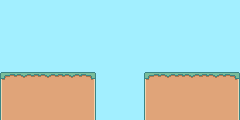

This game map was drawn from its Tiled (.tmx) file and the tilesets committed beside it. A one-line description and the trimmed map source follow:
An orthogonal 10x5 tile map with 24x24 px tiles, 2 tile layers (background, floor), 1 hidden layer not drawn.

<map version="1.0" orientation="orthogonal" renderorder="right-down" width="10" height="5" tilewidth="24" tileheight="24" nextobjectid="10">
 <tileset firstgid="1" name="forest" tilewidth="24" tileheight="24">
  <image source="../forest tileset.png" trans="ffffff" width="192" height="144" />
 </tileset>
 <layer name="background" width="10" height="5">
  <data>[50 cells, 50 non-empty, 1 distinct tile ids]</data>
 </layer>
 <layer name="floor" width="10" height="5">
  <properties>
   <property name="collidable" value="true" />
  </properties>
  <data>[50 cells, 16 non-empty, 6 distinct tile ids]</data>
 </layer>
 <layer name="forground" width="10" height="5" visible="0">
  <data>[50 cells, 27 non-empty, 1 distinct tile ids]</data>
 </layer>
</map>